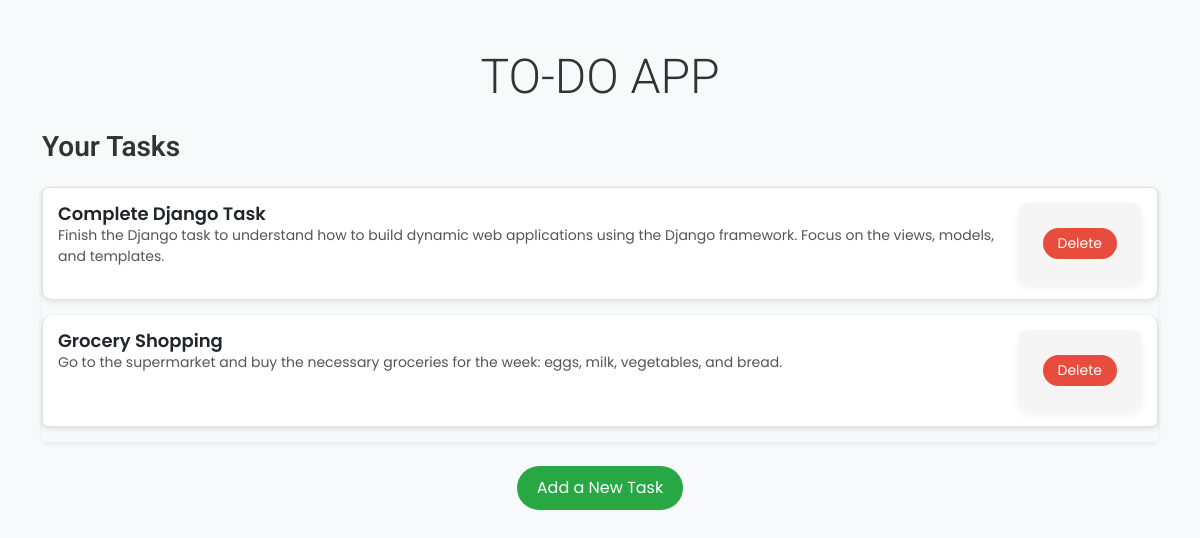
The page / on the database its author committed.
### todo/models.py (models this page shows, shortened)
class Task(models.Model):
    title = models.CharField(max_length=200)
    description = models.TextField(blank=True, null=True)  # New field for task description

### todo/views.py (the view)
# urls.py: path('', views.view_tasks, name='view_tasks'),
def view_tasks(request):
    tasks = Task.objects.all()
    return render(request, 'view_tasks.html', {'tasks': tasks})

### todo/templates/view_tasks.html (shortened to what this page needs)
{% extends 'base.html' %}
{% block content %}
    <h2 class="mb-4 text-start">Your Tasks</h2>
    <ul class="list-group shadow-sm">
        {% for task in tasks %}
            <li class="list-group-item d-flex justify-content-between align-items-start">
                <div>
                    <h5>{{ task.title }}</h5>
                    <p>{{ task.description }}</p>
                </div>
                <form method="POST" action="{% url 'delete_task' task.id %}">
                    <button type="submit" class="btn btn-danger btn-sm">Delete</button>
                </form>
            </li>
        {% empty %}
            <li class="list-group-item text-muted">No tasks yet!</li>
        {% endfor %}
    </ul>
    <div class="text-center mt-4">
        <a href="/add/" class="btn btn-success">Add a New Task</a>
    </div>
{% endblock %}

### todo/templates/base.html (shortened to what this page needs)
{% load static %}
<!DOCTYPE html>
<html lang="en">
    <head>
        {% load static %}
        <link href="https://cdn.jsdelivr.net/npm/bootstrap@5.3.1/dist/css/bootstrap.min.css" rel="stylesheet">
        <link rel="stylesheet" href="{% static 'styles.css' %}">
    </head>
    <body>
        <div class="container my-5">
            <header class="text-center mb-4">
                <h1 class="display-5">TO-DO APP</h1>
            </header>
            <main>
                {% block content %}
                {% endblock %}
            </main>
        </div>
    </body>
</html>

### todo/static/styles.css (style rules this page uses)
body { font-family: 'Poppins', sans-serif; background-color: #f9f9f9; color: #333; }
h2 { font-size: 28px; font-weight: 300; color: #333; margin-bottom: 15px; }
.btn-primary, .btn-danger, .btn-success { border-radius: 25px; padding: 10px 20px; }
.btn-danger { background-color: #e74c3c; border: none; }
.btn-success { background-color: #28a745; border: none; }
h1, h2 { font-family: 'Roboto', sans-serif; color: #333; font-weight: 600; }
ul.list-group { padding: 0; list-style: none; }
ul.list-group li { background-color: #fff; margin-bottom: 15px; border-radius: 10px; padding: 15px; box-shadow: 0 2px 5px rgba(0, 0, 0, 0.1); }
ul.list-group li h5 { margin: 0; font-size: 18px; font-weight: 600; }
ul.list-group li p { font-size: 14px; color: #555; }
ul.list-group li .btn { padding: 5px 15px; }
.text-center { text-align: center; }
.mt-4 { margin-top: 30px; }
.mb-4 { margin-bottom: 20px; }
form { background-color: #f5f5f5; padding: 25px; border-radius: 10px; box-shadow: 0 4px 8px rgba(0, 0, 0, 0.05); }
body { background-color: #f8f9fa; }

### rows shown on the page
Task: title "Complete Django Task", description "Finish the Django task to understand how to build dynamic web applications using the Django framework. Focus on the views, models, and templates."
Task: title "Grocery Shopping", description "Go to the supermarket and buy the necessary groceries for the week: eggs, milk, vegetables, and bread."
